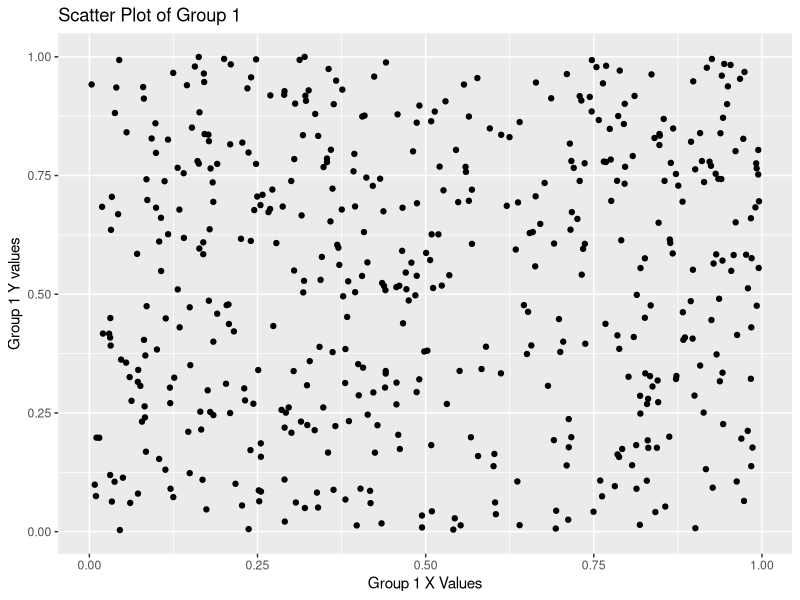
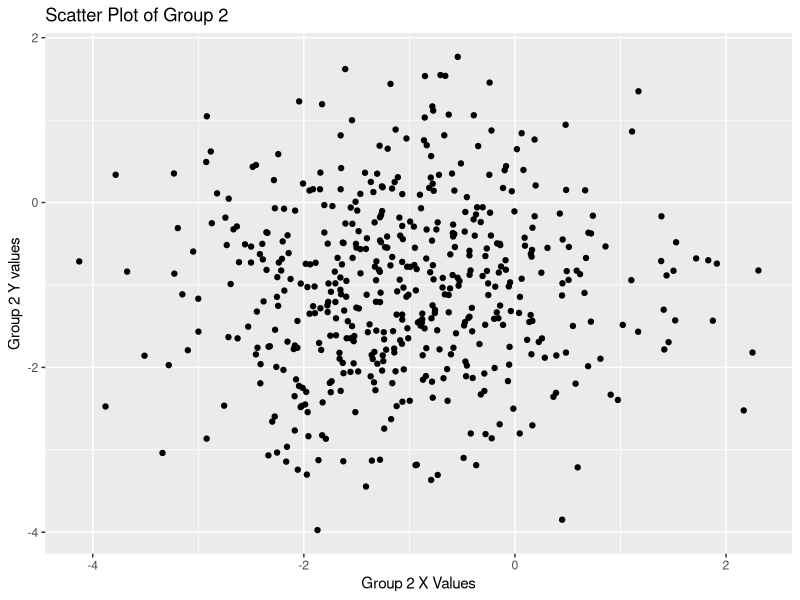
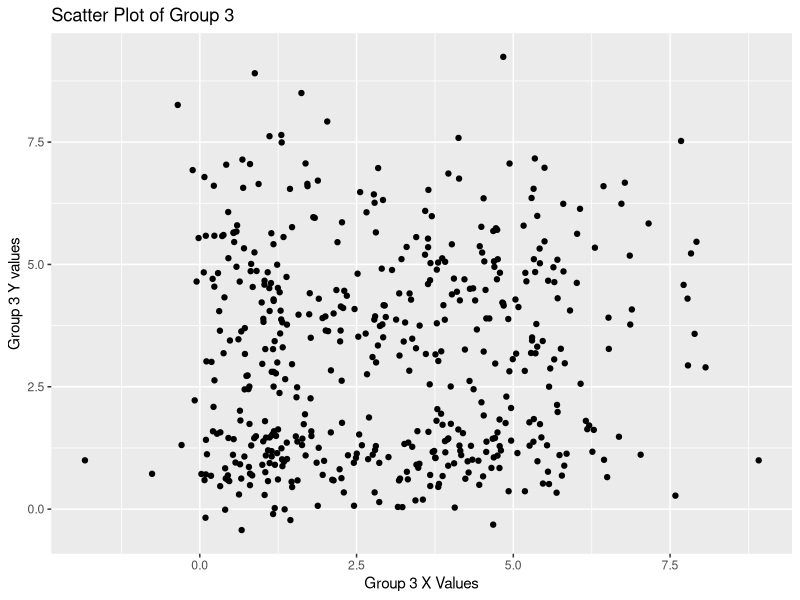

These figures' R source, in order:
#Author: Andrew Struthers (Student ID 41371870)
#Date: 1/31/2023
#Honor code: I pledge that I have neither given nor received help from anyone 
#            other than the instructor or the TAs for all work components included here. 
#            -- Andrew

#Install and load necessary libraries
install.packages("ggplot2")
install.packages("boot")

library(ggplot2)
library(boot)


#Read the data from file
#setwd("C://Users//Strut//Documents//School//Grad School//Classes//CS 567 - Computational Statistics//R_Workbook//Seminar_Codes//Data//")
#getwd()

setwd("~/My Documents/School/Grad School/Classes/CS 567 - Computational Statistics/R_Workbook/Seminar_Codes")
setwd(file.path(getwd(), "Data"))
getwd()
data <- read.csv("seminartwodata.csv", header = FALSE)


#Define function for Pearson's R and R^2
calc_pearson <- function(g)
{
  x <- g[, 1]
  y <- g[, 2]
  r <- cor(x, y, method = "pearson")
  r2 <- r^2
  c <- cov(x, y)
  se <- sqrt(1/(length(x)-2)) * sqrt((1-r^2)/r^2)
  sig <- cor.test(x, y)$p.value
  
  return(c(r = r, r2 = r2, covariance = c, significance = sig, standard_error = se))
}

#Define a function to calculate Spearman's rho
calc_spearman <- function(g) {
  x <- g[, 1]
  y <- g[, 2]
  rho <- cor(x, y, method = "spearman")
  c <- cov(x, y)
  se <- 1/sqrt(length(x)-3)
  sig <- cor.test(x, y, method = "spearman")$p.value
  return(c(rho = rho, covariance = c, significance = sig, standard_error = se))
}

# Define a function to calculate Pearson's R and R^2 using bootstrapping
calc_pearson_boot <- function(x, y, R) {
  boot_result <- boot(data = cbind(x, y), 
                      statistic = function(d, i) cor(d[i, 1], d[i, 2], method = "pearson"), 
                      R = R)
  r <- boot_result$t[1]
  sig <- boot.ci(boot_result, type = "bca")$bca[4]
  return(c(r = r, significance = sig))
}

# Define a function to calculate Spearman's rho using bootstrapping
calc_spearman_boot <- function(x, y, R) {
  boot_result <- boot(data = cbind(x, y), 
                      statistic = function(d, i) cor(d[i, 1], d[i, 2], method = "spearman"), 
                      R = R)
  rho <- boot_result$t[1]
  sig <- boot.ci(boot_result, type = "bca")$bca[4]
  return(c(rho = rho, significance = sig))
}


#Separate the columns into pairs to be analyzed separately
g1 <- data[, c(1, 2)]
g2 <- data[, c(3, 4)]
g3 <- data[, c(5, 6)]

bootstrap_resampling <- 1000

#Analyze the first two columns first
ggplot(g1, aes(x = g1[, 1], y = g1[, 2])) + geom_point() + xlab("Group 1 X Values") + ylab("Group 1 Y values") + ggtitle("Scatter Plot of Group 1")
p_r1 <- calc_pearson(g1)
pb_r1 <- calc_pearson_boot(g1[, 1], g1[, 2], bootstrap_resampling)
c_r1 <- calc_spearman(g1)
cb_r1 <- calc_spearman_boot(g1[, 1], g1[, 2], bootstrap_resampling)
p_r1
pb_r1
c_r1
cb_r1

# ===== Testing results of the functions by using the "pure" versions of the library calls =====
cor(g1, use = "complete.obs", method = 'pearson')
cor.test(g1[, 1], g1[, 2])
cor.test(g1[, 1], g1[, 2], method = "spearman")
b_result <- boot(g1, statistic = function(d, i) cor(d[i, 1], d[i, 2], method = "pearson"), R = bootstrap_resampling)
b_result

#Analyze the second two columns
ggplot(g2, aes(x = g2[, 1], y = g2[, 2])) + geom_point() + xlab("Group 2 X Values") + ylab("Group 2 Y values") + ggtitle("Scatter Plot of Group 2")
p_r2 <- calc_pearson(g2)
pb_r2 <- calc_pearson_boot(g2[, 1], g1[, 2], bootstrap_resampling)
c_r2 <- calc_spearman(g2)
cb_r2 <- calc_spearman_boot(g2[, 1], g1[, 2], bootstrap_resampling)
p_r2
pb_r2
c_r2
cb_r2

#Analyze the third two columns
ggplot(g3, aes(x = g3[, 1], y = g3[, 2])) + geom_point() + xlab("Group 3 X Values") + ylab("Group 3 Y values") + ggtitle("Scatter Plot of Group 3")
p_r3 <- calc_pearson(g3)
pb_r3 <- calc_pearson_boot(g3[, 1], g1[, 2], bootstrap_resampling)
c_r3 <- calc_spearman(g3)
cb_r3 <- calc_spearman_boot(g3[, 1], g3[, 2], bootstrap_resampling)
p_r3
pb_r3
c_r3
cb_r3


